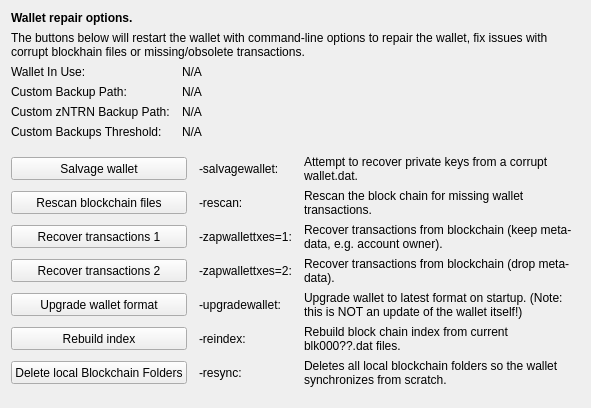
     <widget class="QWidget" name="tab_repair">
      <attribute name="title">
       <string>&amp;Wallet Repair</string>
      </attribute>
      <layout class="QGridLayout" name="gridLayout_4" columnstretch="0,0,0,0">
       <property name="horizontalSpacing">
        <number>12</number>
       </property>
       <item row="0" column="0" colspan="4">
        <widget class="QLabel" name="label_repair_header">
         <property name="font">
          <font>
           <weight>75</weight>
           <bold>true</bold>
          </font>
         </property>
         <property name="text">
          <string>Wallet repair options.</string>
         </property>
        </widget>
       </item>
       <item row="1" column="0" colspan="4">
        <widget class="QLabel" name="label_repair_helptext">
         <property name="font">
          <font>
           <weight>50</weight>
           <bold>false</bold>
          </font>
         </property>
         <property name="text">
          <string>The buttons below will restart the wallet with command-line options to repair the wallet, fix issues with corrupt blockhain files or missing/obsolete transactions.</string>
         </property>
         <property name="wordWrap">
          <bool>true</bool>
         </property>
        </widget>
       </item>
       <item row="2" column="0">
        <widget class="QLabel" name="wallet_path_label">
         <property name="text">
          <string>Wallet In Use:</string>
         </property>
        </widget>
       </item>
       <item row="2" column="1" colspan="3">
        <widget class="QLabel" name="wallet_path">
         <property name="cursor">
          <cursorShape>IBeamCursor</cursorShape>
         </property>
         <property name="text">
          <string>N/A</string>
         </property>
         <property name="textFormat">
          <enum>Qt::PlainText</enum>
         </property>
         <property name="textInteractionFlags">
          <set>Qt::LinksAccessibleByMouse|Qt::TextSelectableByKeyboard|Qt::TextSelectableByMouse</set>
         </property>
        </widget>
       </item>
       <item row="3" column="0">
        <widget class="QLabel" name="wallet_custombackuppath_label">
         <property name="visible">
          <bool>false</bool>
         </property>
         <property name="text">
          <string>Custom Backup Path:</string>
         </property>
        </widget>
       </item>
       <item row="3" column="1" colspan="3">
        <widget class="QLabel" name="wallet_custombackuppath">
         <property name="cursor">
          <cursorShape>IBeamCursor</cursorShape>
         </property>
         <property name="visible">
          <bool>false</bool>
         </property>
         <property name="text">
          <string>N/A</string>
         </property>
         <property name="textFormat">
          <enum>Qt::PlainText</enum>
         </property>
         <property name="textInteractionFlags">
          <set>Qt::LinksAccessibleByMouse|Qt::TextSelectableByKeyboard|Qt::TextSelectableByMouse</set>
         </property>
        </widget>
       </item>
       <item row="4" column="0">
        <widget class="QLabel" name="wallet_customzntrnbackuppath_label">
         <property name="visible">
          <bool>false</bool>
         </property>
         <property name="text">
          <string>Custom zNTRN Backup Path:</string>
         </property>
        </widget>
       </item>
       <item row="4" column="1" colspan="3">
        <widget class="QLabel" name="wallet_customzntrnbackuppath">
         <property name="cursor">
          <cursorShape>IBeamCursor</cursorShape>
         </property>
         <property name="visible">
          <bool>false</bool>
         </property>
         <property name="text">
          <string>N/A</string>
         </property>
         <property name="textFormat">
          <enum>Qt::PlainText</enum>
         </property>
         <property name="textInteractionFlags">
          <set>Qt::LinksAccessibleByMouse|Qt::TextSelectableByKeyboard|Qt::TextSelectableByMouse</set>
         </property>
        </widget>
       </item>
       <item row="5" column="0">
        <widget class="QLabel" name="wallet_custombackupthreshold_label">
         <property name="visible">
          <bool>false</bool>
         </property>
         <property name="text">
          <string>Custom Backups Threshold:</string>
         </property>
        </widget>
       </item>
       <item row="5" column="1" colspan="3">
        <widget class="QLabel" name="wallet_custombackupthreshold">
         <property name="cursor">
          <cursorShape>IBeamCursor</cursorShape>
         </property>
         <property name="visible">
          <bool>false</bool>
         </property>
         <property name="text">
          <string>N/A</string>
         </property>
         <property name="textFormat">
          <enum>Qt::PlainText</enum>
         </property>
         <property name="textInteractionFlags">
          <set>Qt::LinksAccessibleByMouse|Qt::TextSelectableByKeyboard|Qt::TextSelectableByMouse</set>
         </property>
        </widget>
       </item>
       <item row="6" column="0">
        <spacer name="verticalSpacer_repair1">
         <property name="orientation">
          <enum>Qt::Vertical</enum>
         </property>
         <property name="sizeHint" stdset="0">
          <size>
           <width>10</width>
           <height>10</height>
          </size>
         </property>
        </spacer>
       </item>
       <item row="7" column="0" colspan="2">
        <widget class="QPushButton" name="btn_salvagewallet">
         <property name="minimumSize">
          <size>
           <width>100</width>
           <height>23</height>
          </size>
         </property>
         <property name="text">
          <string>Salvage wallet</string>
         </property>
        </widget>
       </item>
       <item row="7" column="2">
        <widget class="QLabel" name="label_repair_salvage_command">
         <property name="text">
          <string notr="true">-salvagewallet:</string>
         </property>
        </widget>
       </item>
       <item row="7" column="3">
        <widget class="QLabel" name="label_repair_salvage">
         <property name="text">
          <string>Attempt to recover private keys from a corrupt wallet.dat.</string>
         </property>
         <property name="wordWrap">
          <bool>true</bool>
         </property>
        </widget>
       </item>
       <item row="8" column="0" colspan="2">
        <widget class="QPushButton" name="btn_rescan">
         <property name="minimumSize">
          <size>
           <width>100</width>
           <height>23</height>
          </size>
         </property>
         <property name="text">
          <string>Rescan blockchain files</string>
         </property>
        </widget>
       </item>
       <item row="8" column="2">
        <widget class="QLabel" name="label_repair_rescan_command">
         <property name="text">
          <string notr="true">-rescan:</string>
         </property>
        </widget>
       </item>
       <item row="8" column="3">
        <widget class="QLabel" name="label_repair_rescan">
         <property name="text">
          <string>Rescan the block chain for missing wallet transactions.</string>
         </property>
         <property name="wordWrap">
          <bool>true</bool>
         </property>
        </widget>
       </item>
       <item row="9" column="0" colspan="2">
        <widget class="QPushButton" name="btn_zapwallettxes1">
         <property name="minimumSize">
          <size>
           <width>100</width>
           <height>23</height>
          </size>
         </property>
         <property name="text">
          <string>Recover transactions 1</string>
         </property>
        </widget>
       </item>
       <item row="9" column="2">
        <widget class="QLabel" name="label_repair_zap1_command">
         <property name="text">
          <string notr="true">-zapwallettxes=1:</string>
         </property>
        </widget>
       </item>
       <item row="9" column="3">
        <widget class="QLabel" name="label_repair_zap1">
         <property name="text">
          <string>Recover transactions from blockchain (keep meta-data, e.g. account owner).</string>
         </property>
         <property name="wordWrap">
          <bool>true</bool>
         </property>
        </widget>
       </item>
       <item row="10" column="0" colspan="2">
        <widget class="QPushButton" name="btn_zapwallettxes2">
         <property name="minimumSize">
          <size>
           <width>100</width>
           <height>23</height>
          </size>
         </property>
         <property name="text">
          <string>Recover transactions 2</string>
         </property>
        </widget>
       </item>
       <item row="10" column="2">
        <widget class="QLabel" name="label_repair_zap2_command">
         <property name="text">
          <string notr="true">-zapwallettxes=2:</string>
         </property>
        </widget>
       </item>
       <item row="10" column="3">
        <widget class="QLabel" name="label_repair_zap2">
         <property name="text">
          <string>Recover transactions from blockchain (drop meta-data).</string>
         </property>
         <property name="wordWrap">
          <bool>true</bool>
         </property>
        </widget>
       </item>
       <item row="11" column="0" colspan="2">
        <widget class="QPushButton" name="btn_upgradewallet">
         <property name="minimumSize">
          <size>
           <width>100</width>
           <height>23</height>
          </size>
         </property>
         <property name="text">
          <string>Upgrade wallet format</string>
         </property>
        </widget>
       </item>
       <item row="11" column="2">
        <widget class="QLabel" name="label_repair_upgrade_command">
         <property name="text">
          <string notr="true">-upgradewallet:</string>
         </property>
        </widget>
       </item>
       <item row="11" column="3">
        <widget class="QLabel" name="label_repair_upgrade">
         <property name="text">
          <string>Upgrade wallet to latest format on startup. (Note: this is NOT an update of the wallet itself!)</string>
         </property>
         <property name="wordWrap">
          <bool>true</bool>
         </property>
        </widget>
       </item>
       <item row="12" column="0" colspan="2">
        <widget class="QPushButton" name="btn_reindex">
         <property name="minimumSize">
          <size>
           <width>100</width>
           <height>23</height>
          </size>
         </property>
         <property name="text">
          <string>Rebuild index</string>
         </property>
        </widget>
       </item>
       <item row="12" column="2">
        <widget class="QLabel" name="label_repair_reindex_command">
         <property name="text">
          <string notr="true">-reindex:</string>
         </property>
        </widget>
       </item>
       <item row="12" column="3">
        <widget class="QLabel" name="label_repair_reindex">
         <property name="text">
          <string>Rebuild block chain index from current blk000??.dat files.</string>
         </property>
         <property name="wordWrap">
          <bool>true</bool>
         </property>
        </widget>
       </item>
       <item row="13" column="0" colspan="2">
        <widget class="QPushButton" name="btn_resync">
         <property name="minimumSize">
          <size>
           <width>100</width>
           <height>23</height>
          </size>
         </property>
         <property name="text">
          <string>Delete local Blockchain Folders</string>
         </property>
        </widget>
       </item>
       <item row="13" column="2">
        <widget class="QLabel" name="label_repair_resync_command">
         <property name="text">
          <string>-resync:</string>
         </property>
        </widget>
       </item>
       <item row="13" column="3">
        <widget class="QLabel" name="label_repair_resync">
         <property name="text">
          <string>Deletes all local blockchain folders so the wallet synchronizes from scratch.</string>
         </property>
         <property name="wordWrap">
          <bool>true</bool>
         </property>
        </widget>
       </item>
       <item row="14" column="0">
        <spacer name="verticalSpacer_repair2">
         <property name="orientation">
          <enum>Qt::Vertical</enum>
         </property>
         <property name="sizeHint" stdset="0">
          <size>
           <width>20</width>
           <height>10</height>
          </size>
         </property>
        </spacer>
       </item>
      </layout>
     </widget>
